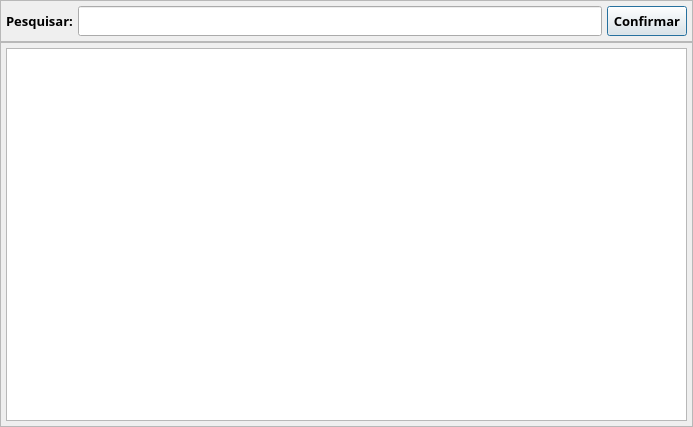
<?xml version="1.0" encoding="UTF-8"?>
<ui version="4.0">
 <class>Pesquisa_Prod</class>
 <widget class="QDialog" name="Pesquisa_Prod">
  <property name="geometry">
   <rect>
    <x>0</x>
    <y>0</y>
    <width>693</width>
    <height>427</height>
   </rect>
  </property>
  <property name="font">
   <font>
    <family>Segoe UI Semibold</family>
    <pointsize>10</pointsize>
    <bold>true</bold>
   </font>
  </property>
  <property name="windowTitle">
   <string>Pesquisa Saidas</string>
  </property>
  <layout class="QVBoxLayout" name="verticalLayout">
   <property name="spacing">
    <number>0</number>
   </property>
   <property name="leftMargin">
    <number>0</number>
   </property>
   <property name="topMargin">
    <number>0</number>
   </property>
   <property name="rightMargin">
    <number>0</number>
   </property>
   <property name="bottomMargin">
    <number>0</number>
   </property>
   <item>
    <widget class="QFrame" name="frm_Filtro">
     <property name="frameShape">
      <enum>QFrame::Shape::StyledPanel</enum>
     </property>
     <property name="frameShadow">
      <enum>QFrame::Shadow::Raised</enum>
     </property>
     <layout class="QHBoxLayout" name="horizontalLayout">
      <property name="spacing">
       <number>5</number>
      </property>
      <property name="leftMargin">
       <number>5</number>
      </property>
      <property name="topMargin">
       <number>5</number>
      </property>
      <property name="rightMargin">
       <number>5</number>
      </property>
      <property name="bottomMargin">
       <number>5</number>
      </property>
      <item>
       <widget class="QLabel" name="lb_Pesquisa">
        <property name="minimumSize">
         <size>
          <width>0</width>
          <height>30</height>
         </size>
        </property>
        <property name="maximumSize">
         <size>
          <width>16777215</width>
          <height>30</height>
         </size>
        </property>
        <property name="text">
         <string>Pesquisar:</string>
        </property>
       </widget>
      </item>
      <item>
       <widget class="QLineEdit" name="txt_Pesquisa">
        <property name="minimumSize">
         <size>
          <width>0</width>
          <height>30</height>
         </size>
        </property>
        <property name="maximumSize">
         <size>
          <width>16777215</width>
          <height>30</height>
         </size>
        </property>
       </widget>
      </item>
      <item>
       <widget class="QPushButton" name="bt_Pesquisa">
        <property name="minimumSize">
         <size>
          <width>0</width>
          <height>30</height>
         </size>
        </property>
        <property name="maximumSize">
         <size>
          <width>16777215</width>
          <height>30</height>
         </size>
        </property>
        <property name="text">
         <string>Confirmar</string>
        </property>
       </widget>
      </item>
     </layout>
    </widget>
   </item>
   <item>
    <widget class="QFrame" name="frm_Lista">
     <property name="frameShape">
      <enum>QFrame::Shape::StyledPanel</enum>
     </property>
     <property name="frameShadow">
      <enum>QFrame::Shadow::Raised</enum>
     </property>
     <layout class="QVBoxLayout" name="verticalLayout_2">
      <property name="spacing">
       <number>5</number>
      </property>
      <property name="leftMargin">
       <number>5</number>
      </property>
      <property name="topMargin">
       <number>5</number>
      </property>
      <property name="rightMargin">
       <number>5</number>
      </property>
      <property name="bottomMargin">
       <number>5</number>
      </property>
      <item>
       <widget class="QTableView" name="tb_Saidas"/>
      </item>
     </layout>
    </widget>
   </item>
  </layout>
 </widget>
 <resources/>
 <connections/>
</ui>
